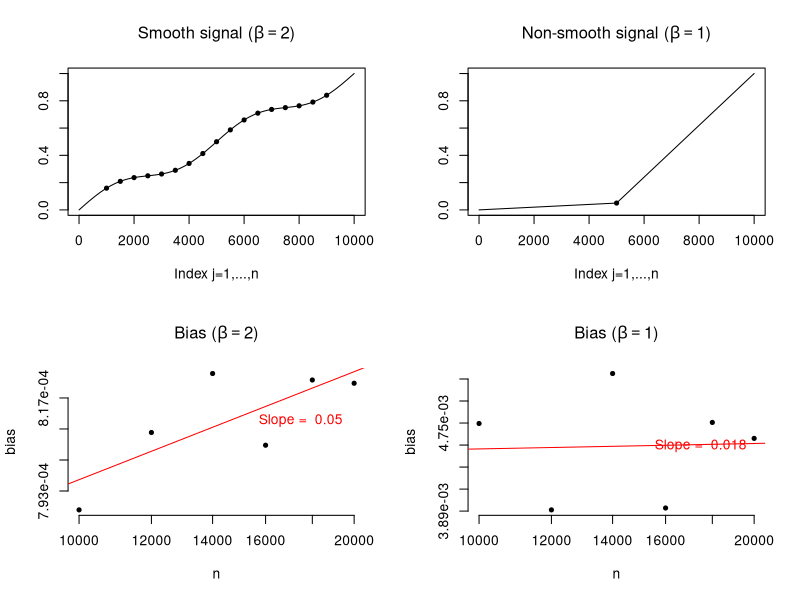

Source code (R):



###################################
# simulation
###################################

set.seed(12345)

n_list = seq(from=10000,to=20000,by=2000)
n_trial = 50#500000
noise_sd = 0.1

n_n = length(n_list)
bias_store_curve = bias_store_hinge = rep(0,n_n)

f_curve = function(t){t+sin(4*pi*t)/16}
f_hinge = function(t){pmax(0.1*t,1.9*t-0.9)}

for(i_n in 1:n_n){
	n = n_list[i_n]
	mu_curve = f_curve((1:n)/n)
	mu_hinge = f_hinge((1:n)/n)
	EisoY_curve = EisoY_hinge = rep(0,n)
	for(i_trial in 1:n_trial){
		if(i_trial %% 10000 == 0){
			print(paste0('n=',n,',trial #',i_trial))
		}
		EisoY_curve = EisoY_curve + isoreg(mu_curve+noise_sd*rnorm(n))$yf/n_trial
		EisoY_hinge = EisoY_hinge + isoreg(mu_hinge+noise_sd*rnorm(n))$yf/n_trial
	}
	midpt = round(n/2)
	inds = round(n*seq(from=0.1,to=0.9,by=0.05))
	bias_store_curve[i_n] = mean(abs(EisoY_curve[inds] - mu_curve[inds]))
	bias_store_hinge[i_n] = abs(EisoY_hinge[midpt] - mu_hinge[midpt])
}

results = cbind(n_list,bias_store_curve,bias_store_hinge)


par(mfrow=c(2,2))
n=10000;midpt = round(n/2);inds = round(n*seq(from=0.1,to=0.9,by=0.05))
mu_curve = f_curve((1:n)/n);mu_hinge = f_hinge((1:n)/n)
plot(1:n,mu_curve,type='l',xlab='Index j=1,...,n',ylab='',main=expression(paste('Smooth signal (',beta==2,')')))
points(inds,mu_curve[inds],pch=20)
plot(1:n,mu_hinge,type='l',xlab='Index j=1,...,n',ylab='',main=expression(paste('Non-smooth signal (',beta==1,')')))
points(midpt,mu_hinge[midpt],pch=20)




lm_curve = lm(log(bias_store_curve)~log(n_list))
lm_hinge = lm(log(bias_store_hinge)~log(n_list))


plot(log(n_list),log(bias_store_curve),xlab='n',ylab='bias',axes=FALSE,pch=20,main=expression(paste('Bias (',beta==2,')')))
axis(side=1,at=log(n_list),lab=n_list)
axis(side=2,at=axTicks(2),lab=formatC(exp(axTicks(2)),format='e',digits=2))
abline(lm_curve,col='red')
text(quantile(log(n_list),.75),mean(lm_curve$fit),paste('Slope = ',round(lm_curve$coef[2],3)),col='red')

plot(log(n_list),log(bias_store_hinge),xlab='n',ylab='bias',axes=FALSE,pch=20,main=expression(paste('Bias (',beta==1,')')))
axis(side=1,at=log(n_list),lab=n_list)
axis(side=2,at=axTicks(2),lab=formatC(exp(axTicks(2)),format='e',digits=2))
abline(lm_hinge,col='red')
text(quantile(log(n_list),.75),mean(lm_hinge$fit),paste('Slope = ',round(lm_hinge$coef[2],3)),col='red')

